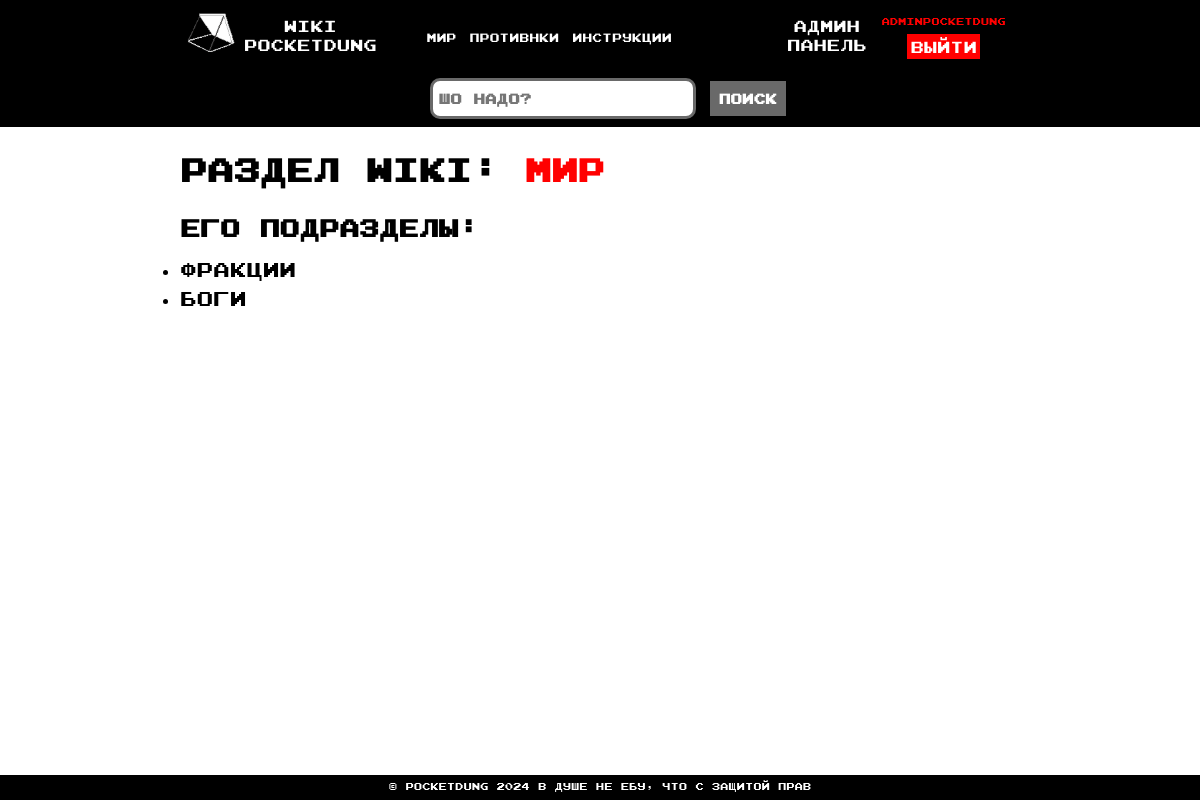
/wiki/world/ (signed in), run on the app's committed database.
### wiki/models.py (models this page shows, shortened)
class InfoChapter(models.Model):
    ic_name = models.CharField(verbose_name="Название раздела", max_length=300)
    ic_url = models.CharField(verbose_name="Название раздела в url (желательно на EU)", max_length=300)
    class Meta:
        verbose_name = "Раздел на сайте"
        verbose_name_plural = "Раздела на сайте"

class InfoSubSection(models.Model):
    infoChapter = models.ForeignKey(InfoChapter, on_delete = models.CASCADE, verbose_name="Раздел информации на wiki")
    iss_name = models.CharField(verbose_name="Название подраздела", max_length=300)
    iss_url = models.CharField(verbose_name="Название подраздела в url (желательно на EU)", max_length=300)
    iss_description = models.TextField(verbose_name="Краткое опсание подраздела", blank=True)
    class Meta:
        verbose_name = "Подраздел на сайте"
        verbose_name_plural = "Подразделы на сайте"

### wiki/views.py (the view)
# urls.py: path("<str:ic_url>/", views.InfoChapterDetails, name="InfoChapterDetails"),
@login_required
def InfoChapterDetails(request, ic_url: str) -> HttpResponse:
    allInfoChapters = getAllInfoChapterWithSubSection()
    infoChapter : dict = {}
    for ic in allInfoChapters:
        if ic['ic_url'] == ic_url:
            infoChapter = ic
    context = {
        "allInfoChapters": allInfoChapters,
        "infoChapter": infoChapter
    }
    return render(request=request, context=context, template_name="wiki/infoChapter.html")

### wiki/views.py (called while the page is built)
def getAllInfoChapterWithSubSection() -> list:
    result = []
    InfoChapters = InfoChapter.objects.all()
    for ic in InfoChapters:
        subs = InfoSubSection.objects.filter(infoChapter__id = ic.id)
        subs_res = []
        for s in subs:
            subs_res.append(
                {
                    "iss_name": s.iss_name,
                    "iss_url": s.iss_url
                }
            )
        result.append(
            {
                "ic_name": ic.ic_name,
                "ic_url": ic.ic_url,
                "ic_subs": subs_res
            }
        )
    return result

### wiki/templates/wiki/infoChapter.html (shortened to what this page needs)
{% extends 'wiki/base.html' %}
{% block content %}
    <h1 id="page-name">Раздел WIKI: <span style="color: red">{{infoChapter.ic_name}}</span></h1>
    <h2 class="sub-titel">Его подразделы:</h2>
    {% if infoChapter.ic_subs %}
        <ul>
            {% for ic_sub in infoChapter.ic_subs %}
                <li> <a href="{% url 'wiki:InfoSubSectionDetails' infoChapter.ic_url ic_sub.iss_url %}" >{{ ic_sub.iss_name }}</a> </li>
            {% endfor %}
    {% endif %}
{% endblock %}

### wiki/templates/wiki/base.html (shortened to what this page needs)
{% load static %}
<!DOCTYPE html>
<html lang = "ru">
    <head>
        <link rel = "stylesheet" href = {% static 'wiki/style.css' %} type = "text/css">
    </head>
    <body>
        <nav>
            <div id="nav-logo">
                <img src={% static 'wiki/logo64x64.svg' %}>
            </div>
            <div id="name-site">
                <a href="{% url 'wiki:index' %}">
                    <div>WIKI</div>
                    <div>PocketDung</div>
                </a>
            </div>
            <div id="nav-links">
                {% for ic in allInfoChapters %}
                    <a href="{% url 'wiki:InfoChapterDetails' ic.ic_url %}" >{{ ic.ic_name }}</a>
                {% endfor %}
            </div>
            <div id="admin-panel">
                <a target="_blank" href="/admin">
                    <div>Админ</div>
                    <div>Панель</div>
                </a>
            </div>
            <div id="user-block">
            {% if request.user.is_authenticated  %}
                <div id="user-name">{{ request.user }}</div>
                <div><a href="{% url 'wiki:logout' %}" id="user-exit">Выйти</a></div>
            {% endif %}
            </div>
        </nav>
        <div class="search-input">
            <form action="{% url 'wiki:search' %}" method="GET">
                <div>
                <input id="search-input" type="text" name="q" placeholder="Шо надо?">
                <input id="search-btn" type="submit" value="Поиск"></input>
                </div>
            </form>
        </div>
        <main class="content">
            {% block content %}
            {% endblock %}
        </main>
        <footer>
            <div id="footer-text">
            © PocketDung 2024  В душе не ебу, что с защитой прав
            </div>
        </footer>
    </body>
</html>

### wiki/static/wiki/style.css (style rules this page uses)
* { margin: 0; padding: 0; }
body { font-family: "Joystix"; }
nav { display: flex; flex-direction: row; background-color: black; height: 70px; margin-bottom: 25px; position: fixed; left: 0; top: 0; width: 100%; }
#nav-logo { margin-left: 15%; margin-top: auto; margin-bottom: auto; }
#name-site { color: white; text-align: center; margin-top: auto; margin-bottom: auto; }
#nav-links { width: 70%; margin-top: auto; margin-bottom: auto; margin-left: 50px; }
nav a { text-decoration: none; color: white; font-size: 16px; }
#admin-panel { margin-top: auto; margin-bottom: auto; text-align: center; margin-right: 0%; }
#user-block { margin-top: auto; margin-bottom: auto; margin-left: 15px; text-align: center; }
#user-name { color: red; font-size: 10px; margin-bottom: 10px; }
#user-exit { background-color: red; font-family: "Joystix"; border: 1px solid red; padding: 2px; margin-top: 10px; }
.content { margin-top: 150px; margin-bottom: 25px; margin-left: 15%; margin-right: 15%; }
#page-name { margin-bottom: 25px; }
.sub-titel { margin-bottom: 15px; }
li { margin-bottom: 5px; }
li a { text-decoration: none; color: black; font-size: 20px; }
.search-input { text-align: center; position: fixed; left: 0; top: 70px; width: 100%; background-color: black; padding: 8px; }
#search-input { width: 250px; height: 25px; border: 3px solid #696969; border-radius: 10px; padding: 5px; font-size: 14px; font-weight: bold; font-family: "Joystix"; }
#search-btn { padding: 6px; background-color: #696969; font-family: "Joystix"; font-size: 14px; font-weight: bold; border: 3px solid #696969; color: white; }
footer { position: fixed; left: 0; bottom: 0; color: white; width: 100%; background-color: black; text-align: center; margin-top: 25px; font-size: 10px; word-break: break-all; height: 25px; }
#footer-text { margin-top: 5px; }
@media screen and (max-width: 1400px) { #nav-links a { font-size: 12px; } }

### data on the page
InfoChapter: ic_name "Мир", ic_name "Мир"
InfoChapter: ic_name "Противнки"
InfoChapter: ic_name "Инструкции"
InfoSubSection: iss_name "фракции"
InfoSubSection: iss_name "Боги"

### other printed values
{{ request.user }} "adminPocketDung"
